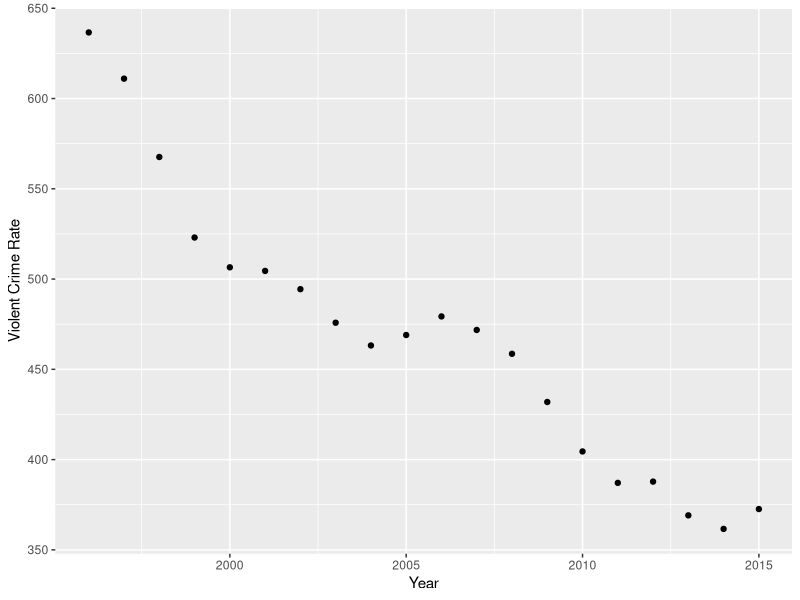

Generate this figure with R:
## ---- chunk 1
library(ggplot2)
## ---- chunk 2
data <- read.csv('../Data/CSV/01_crime_in_the_united_states_by_volume_and_rate_per_100000_inhabitants_1996-2015.csv')
## ---- chunk 3
x <- subset(data, select=c(1, 2, 3, 4, 5, 6, 9, 10, 11, 12, 13, 14, 17, 18))
colnames(x) <- c('year', 'population', 'violent_crime', 'violent_crime_rate', 'murder', 'murder_rate',
                 'rape', 'rape_rate', 'robbery', 'robbery_rate', 'assault', 'assault_rate', 'Burglary',
                 'burglary_rate')
x <- x[-c(21, 22, 23), ]
x['year'] <- c(1996, 1997, 1998, 1999, 2000, 2001, 2002, 2003, 2004, 2005, 2006, 2007, 2008,
               2009, 2010, 2011, 2012, 2013, 2014, 2015)
write.csv(x, file = "01_crime_in_the_united_states_1996-2015.csv")
## ---- chunk 4
ggplot(x, aes(year, violent_crime_rate)) + geom_point() +
         labs(x = "Year", y = "Violent Crime Rate")
